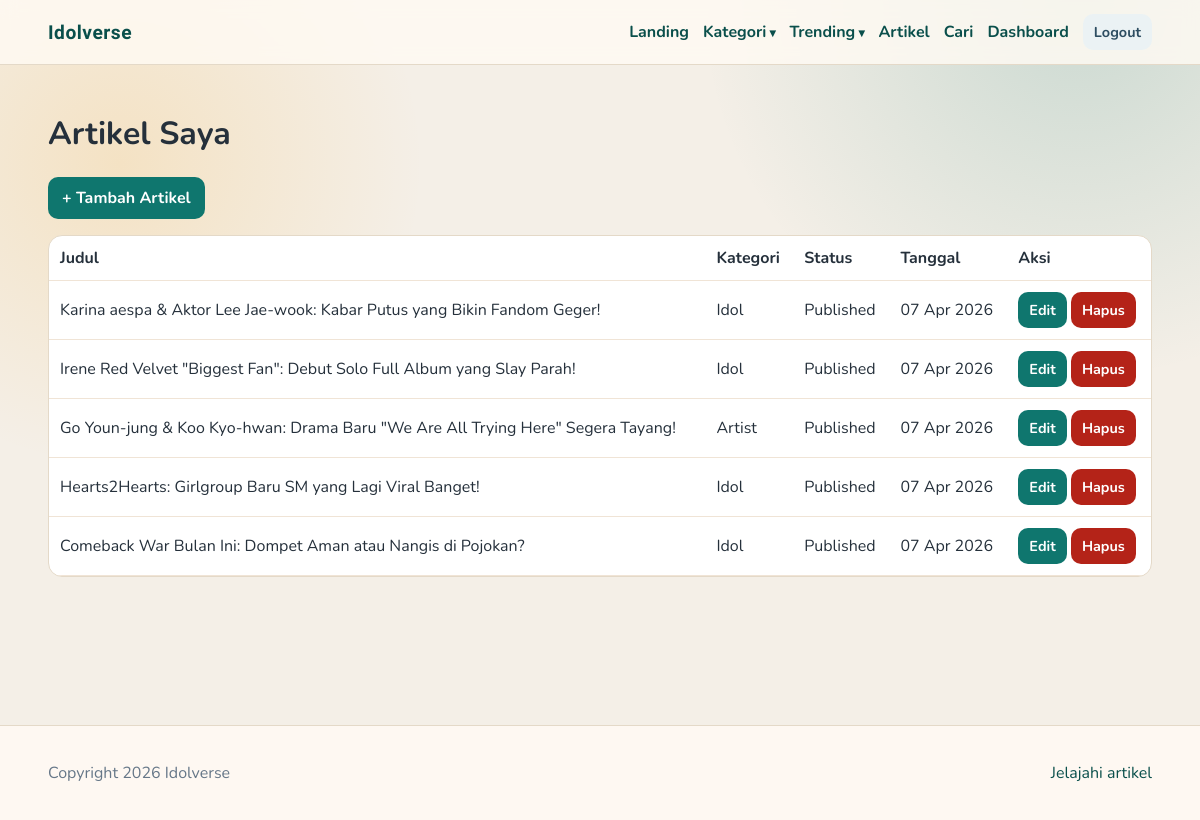
Page /blog/author/posts.php (signed in) on the committed database.
### tables this page shows
CREATE TABLE `posts` (
  `id` int(11) NOT NULL,
  `user_id` int(11) NOT NULL,
  `category_id` int(11) NOT NULL,
  `title` varchar(180) NOT NULL,
  `slug` varchar(200) NOT NULL,
  `excerpt` text DEFAULT NULL,
  `content` longtext NOT NULL,
  `image_url` varchar(255) DEFAULT NULL,
  `is_published` tinyint(1) DEFAULT 1,
  `created_at` timestamp NOT NULL DEFAULT current_timestamp(),
  `updated_at` timestamp NOT NULL DEFAULT current_timestamp() ON UPDATE current_timestamp()
);

CREATE TABLE `categories` (
  `id` int(11) NOT NULL,
  `name` varchar(80) NOT NULL,
  `slug` varchar(100) NOT NULL,
  `created_at` timestamp NOT NULL DEFAULT current_timestamp()
);

### blog/includes/auth.php (called while the page is built, shortened)
<?php
function e(string $value): string {
    return htmlspecialchars($value, ENT_QUOTES, 'UTF-8');
}
?>

### blog/author/posts.php (the view, shortened to what this page needs)
<?php
require_once __DIR__ . '/../includes/helpers.php';
$userId = (int)currentUser()['id'];
$stmt = $pdo->prepare("SELECT p.id, p.title, p.slug, p.created_at, p.is_published, c.name AS category_name
FROM posts p
JOIN categories c ON c.id = p.category_id
WHERE p.user_id = ?
ORDER BY p.created_at DESC");
$stmt->execute([$userId]);
$posts = $stmt->fetchAll();
include __DIR__ . '/../includes/header.php';
?>
<div class="container">
    <h1>Artikel Saya</h1>
    <p><a class="btn" href="/blog/author/post_form.php">+ Tambah Artikel</a></p>
    <div class="table-wrap">
        <table class="table">
            <thead><tr><th>Judul</th><th>Kategori</th><th>Status</th><th>Tanggal</th><th>Aksi</th></tr></thead>
            <tbody>
            <?php foreach ($posts as $post): ?>
                <tr>
                    <td><?= e($post['title']); ?></td>
                    <td><?= e($post['category_name']); ?></td>
                    <td><?= $post['is_published'] ? 'Published' : 'Draft'; ?></td>
                    <td><?= date('d M Y', strtotime($post['created_at'])); ?></td>
                    <td>
                        <a class="btn btn-sm" href="/blog/author/post_form.php?id=<?= (int)$post['id']; ?>">Edit</a>
                        <a class="btn btn-sm btn-danger" href="/blog/author/posts.php?delete=<?= (int)$post['id']; ?>" onclick="return confirm('Hapus artikel ini?')">Hapus</a>
                    </td>
                </tr>
            <?php endforeach; ?>
            </tbody>
        </table>
    </div>
</div>
<?php include __DIR__ . '/../includes/footer.php'; ?>

### blog/assets/css/style.css (style rules this page uses)
:root { --bg: #f4efe7; --surface: #fffaf3; --card: #ffffff; --text: #25303b; --muted: #667788; --brand: #0f766e; --brand-dark: #0a4f4b; --accent: #f59e0b; --danger: #b42318; --line: #e4d9c8; --shadow: 0 10px 26px rgba(27, 46, 62, 0.12); }
* { box-sizing: border-box; }
body { margin: 0; font-family: 'Nunito', sans-serif; color: var(--text); background: radial-gradient(circle at 10% 20%, rgba(245, 158, 11, 0.16), transparent 24%), radial-gradient(circle at 90% 0%, rgba(15, 118, 110, 0.18), transparent 28%), var(--bg); }
a { color: var(--brand-dark); text-decoration: none; }
.container { width: min(1120px, 92vw); margin: 0 auto; }
.btn { display: inline-flex; align-items: center; justify-content: center; border: none; border-radius: 10px; padding: 10px 14px; background: var(--brand); color: #fff; font-weight: 700; cursor: pointer; transition: .2s ease; }
.btn-danger { background: var(--danger); }
.btn-sm { padding: 8px 11px; font-size: .9rem; }
.table-wrap { overflow-x: auto; background: #fff; border: 1px solid var(--line); border-radius: 14px; }
.table { width: 100%; border-collapse: collapse; min-width: 740px; }
.table th, .table td { padding: 11px; border-bottom: 1px solid #f0e4d6; text-align: left; }

### rows in the picture
posts: title "Karina aespa & Aktor Lee Jae-wook: Kabar Putus yang Bikin Fandom Geger!", category.name "Idol", is_published "Published", created_at "07 Apr 2026"
posts: title "Irene Red Velvet \"Biggest Fan\": Debut Solo Full Album yang Slay Parah!", category.name "Idol", is_published "Published", created_at "07 Apr 2026"
posts: title "Go Youn-jung & Koo Kyo-hwan: Drama Baru \"We Are All Trying Here\" Segera Tayang!", category.name "Artist", is_published "Published", created_at "07 Apr 2026"
posts: title "Hearts2Hearts: Girlgroup Baru SM yang Lagi Viral Banget!", category.name "Idol", is_published "Published", created_at "07 Apr 2026"
posts: title "Comeback War Bulan Ini: Dompet Aman atau Nangis di Pojokan?", category.name "Idol", is_published "Published", created_at "07 Apr 2026"
